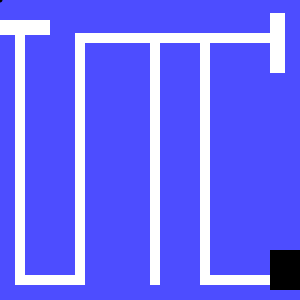
Frame 1 (no input)
Frame 60 (the mouse pressed at the canvas centre just before this capture): identical to frame 1, image omitted
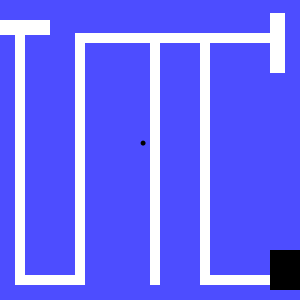
Frame 120 (the mouse held since frame 60 and released just before this capture)

The Processing sketch that drew these frames (run headless with seeded random() and noise(); from frame 60 on, the mouse is pressed at the canvas centre):

// Processing sketch: processing_140821
// ── processing_140821.pde

float x;
float y;
float easing = 0.05;

void setup() {
  size(300, 300); 
  noStroke(); 
}
 
 void draw() { 
  background(77,77,255); 

 float targetX = mouseX;
  float dx = targetX - x;
  if(abs(dx) > 1) {
    x += dx * easing;
  }
  
  float targetY = mouseY;
  float dy = targetY - y;
  if(abs(dy) > 1) {
    y += dy * easing;
  }
  
fill(255,255,255);
rect(270,13,15,60);
rect(-10, 20, 60, 15);
rect(15,35,10,250);
rect(15,275,70,10);
rect(75,33,10,250);
rect(75,33,200,10);
rect(150,35,10,250);
rect(200,35,10,250);
rect(205,275,70,10);
fill(0);
rect(270,250,40,40);
fill(0);
  line(30, 20, 85, 75);
  ellipse(x,y,5,5);


}
